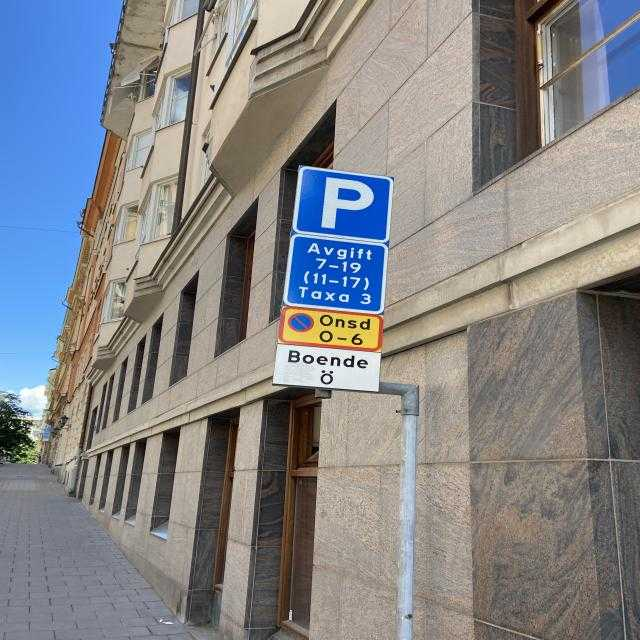
#> input picture datasets/compression/valid/images/IMG_4532_jpeg.rf.e007b5a77e9d71eaab4a38f442d69fbe.jpg, 640 x 640 px, found by its file name; its folder holds 4 pictures in this run
$ python histogram-eqalization.py
#> lines starting #> are read from the running program, lines starting #| are printed output that depends on the picture
import os
import cv2 as cv


# [5 lines of commented-out code are left out]

input_dir = "../datasets/Parkeringsskylt.v6i.yolov8/valid/images"
output_dir = "../datasets/Parkeringsskylt.v6i.yolov8/valid/histogram-eqalization_images/"


def main():
    if not os.path.exists(output_dir):
        os.makedirs(output_dir)

    for filename in os.listdir(input_dir):
        if filename.endswith(".jpg") or filename.endswith(
            ".png"
        ):  # Add more extensions if needed
            # Open the image file
            img_path = os.path.join(input_dir, filename)
            img = cv.imread(img_path, cv.IMREAD_UNCHANGED)
#> img is the input picture: shape (640, 640, 3); mean B, G, R 135.6, 133.1, 132.4
            assert (
                img is not None
            ), "file could not be read, check with os.path.exists()"

            # convert from RGB color-space to YCrCb
            ycrcb_img = cv.cvtColor(img, cv.COLOR_BGR2YCrCb)
#> ycrcb_img: shape (640, 640, 3); mean of channels 0, 1, 2 133.2, 127.5, 129.3

            # equalize the histogram of the Y channel
            ycrcb_img[:, :, 0] = cv.equalizeHist(ycrcb_img[:, :, 0])
#> ycrcb_img: shape (640, 640, 3); mean of channels 0, 1, 2 128.3, 127.5, 129.3

            # convert back to RGB color-space from YCrCb
            equalized_img = cv.cvtColor(ycrcb_img, cv.COLOR_YCrCb2BGR)
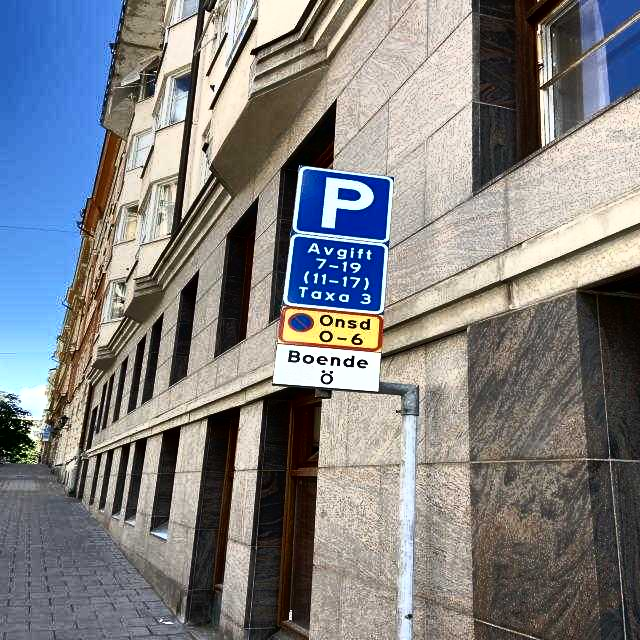
#> equalized_img: shape (640, 640, 3); mean B, G, R 130.4, 128.3, 128

            cv.imwrite(os.path.join(output_dir, filename), equalized_img)
#> pass 2 of the loop in main, `for filename in os.listdir(input_dir):`:
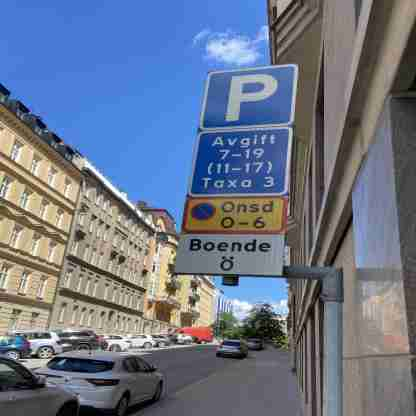
#> input picture datasets/compression/valid/images/IMG_4541_jpeg.rf.ae3b00e6daebb2074c790ef30447ad99.jpg, 416 x 416 px, found by its file name
#> in main, img is the input picture: shape (416, 416, 3); mean B, G, R 136.8, 117.7, 107.7
#> in main, `equalized_img = cv.cvtColor(ycrcb_img, cv.COLOR_YCrCb2BGR)`:
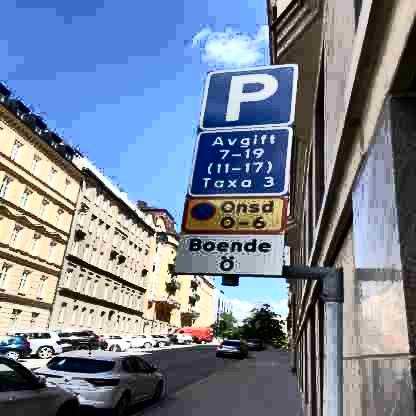
#> equalized_img: shape (416, 416, 3); mean B, G, R 147.2, 130.3, 120.1
#> pass 3 of the loop in main, `for filename in os.listdir(input_dir):`:
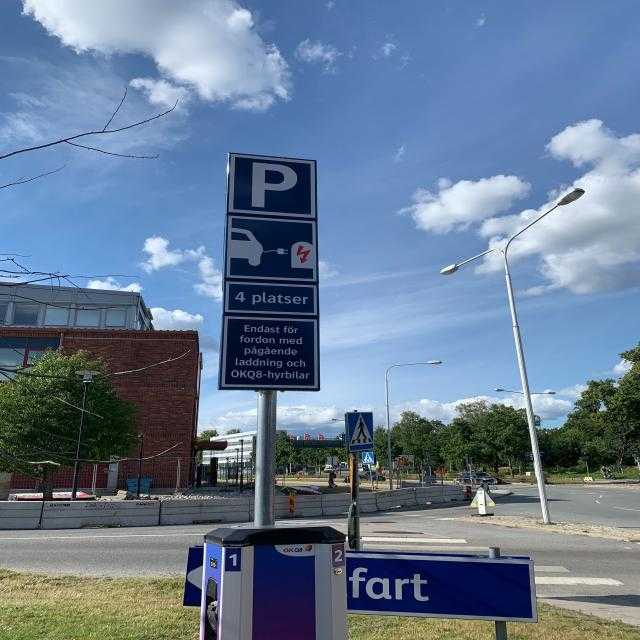
#> input picture datasets/compression/valid/images/IMG_5300_jpeg.rf.1639d182a5f241eaba98c4f81c07b51e.jpg, 640 x 640 px, found by its file name
#> in main, img is the input picture: shape (640, 640, 3); mean B, G, R 147, 123.1, 103.8
#> in main, `equalized_img = cv.cvtColor(ycrcb_img, cv.COLOR_YCrCb2BGR)`:
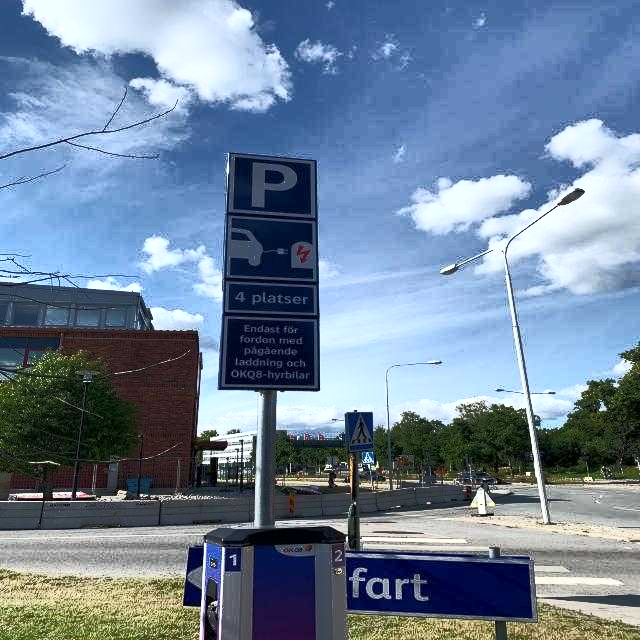
#> equalized_img: shape (640, 640, 3); mean B, G, R 153.7, 131.5, 112.2
#> the loop made 4 passes; the first 3 are shown


if __name__ == "__main__":
    main()
